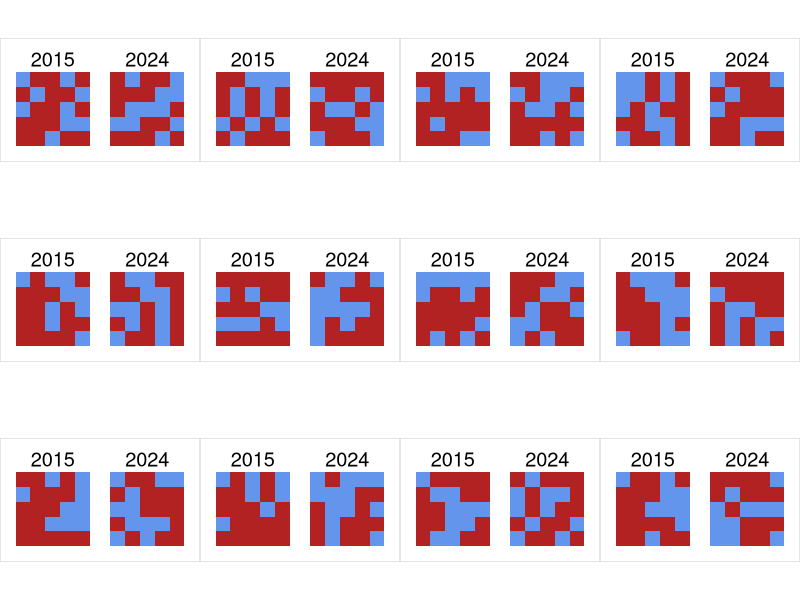
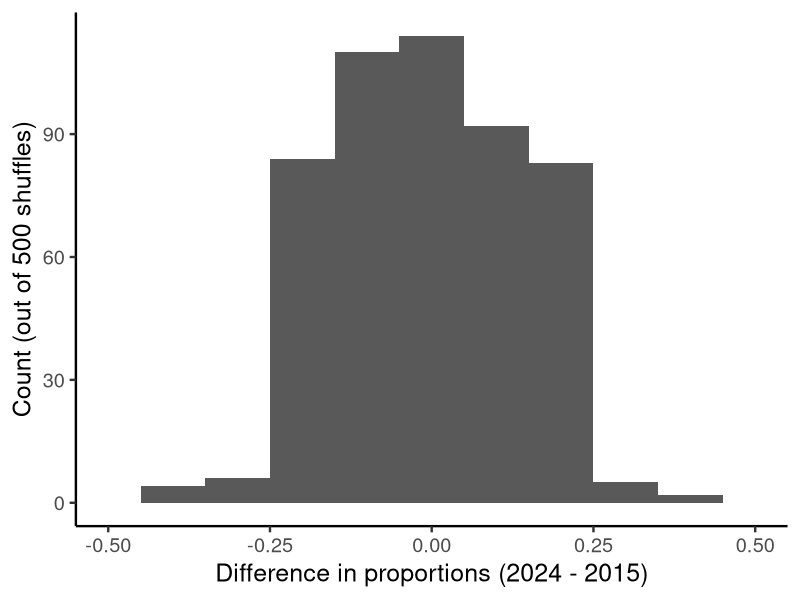
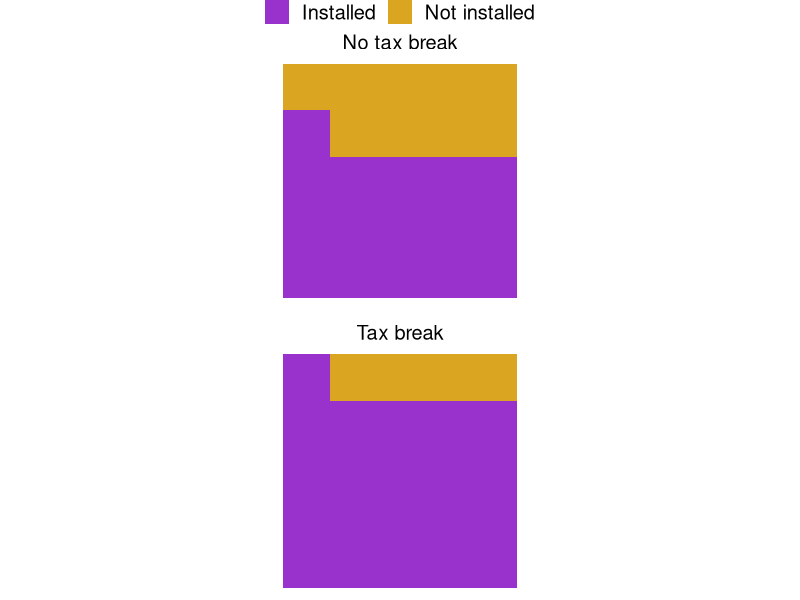
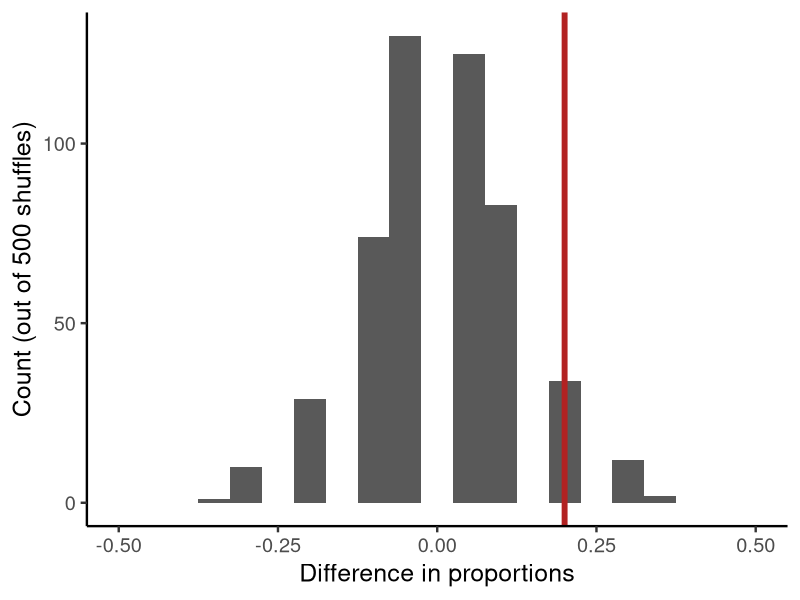
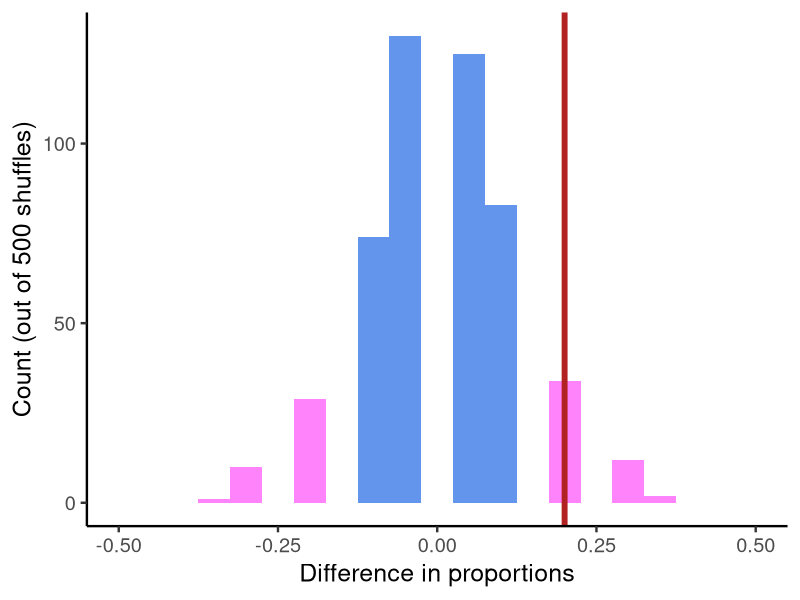
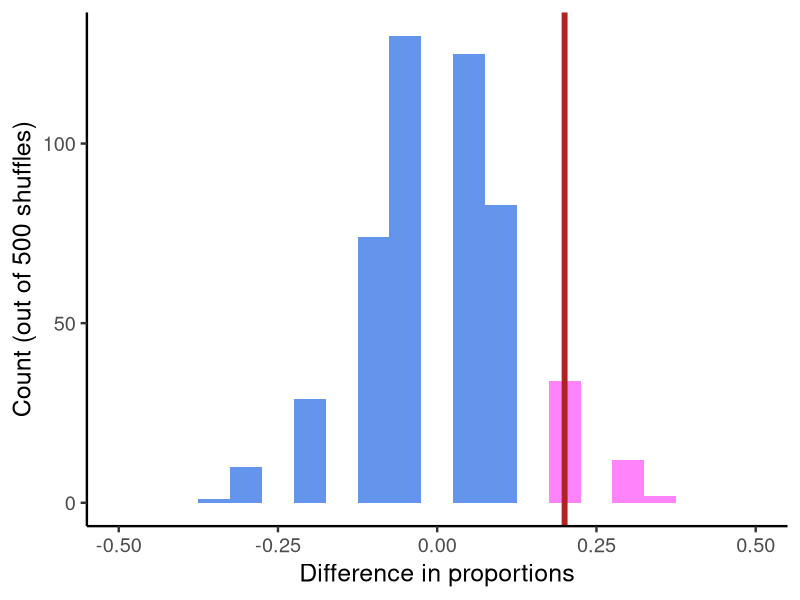
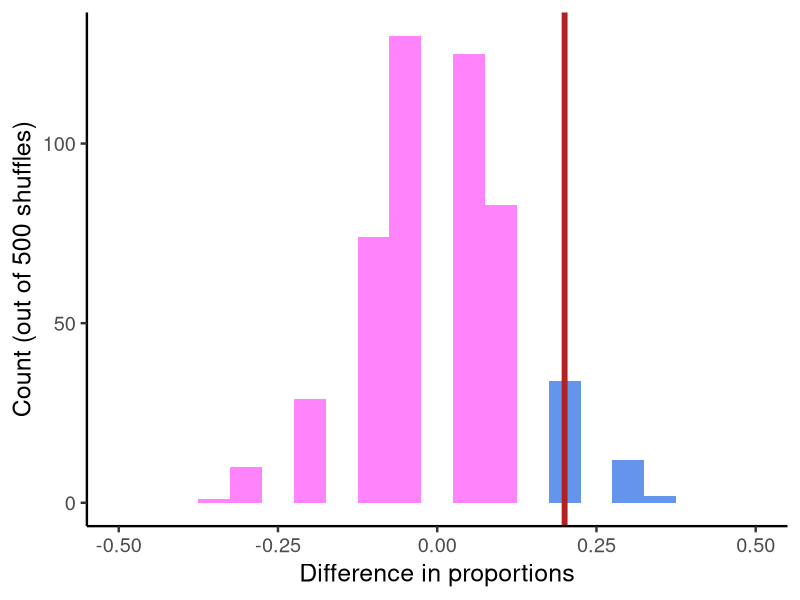
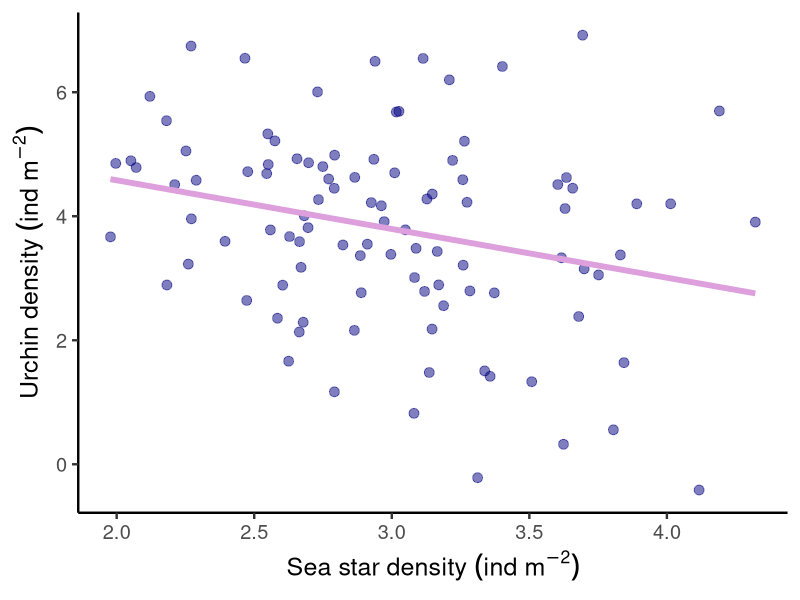

R code for these plots, in order:
## ---- chunk 1
library(tidyverse)
## ---- chunk 2
# create data 
ssws_data <- tibble(
  year = c(rep(2015, 25), rep(2024, 25)),
  ssws_present = c(rep("Present", 19), rep("Absent", 6),
                   rep("Present", 11), rep("Absent", 14))
) %>% 
  mutate(x = rep(1:5, 10),
         y = rep(rep(1:5, each =5), 2))
## ---- chunk 3
# Visualize it with ggplot 
## ---- chunk 4
# Create shiffling 12 times 
lapply(1:12, \(i) {
  ssws_data %>% 
    mutate(ssws_present = sample(ssws_present, nrow(.))) %>% 
    ggplot(aes(x, y, fill = ssws_present)) +
    geom_raster() + 
    scale_fill_manual(values = c("cornflowerblue", "firebrick")) +
    facet_wrap(~year) +
    theme_void(18)+
    theme(axis.text = element_blank(),
          axis.ticks = element_blank(),
          axis.title = element_blank(),
          aspect.ratio = 1,
          legend.position = "none",
          plot.background = element_rect(color = "grey80", fill = NA),
          plot.margin = unit(c(3, 3, 3, 3), "mm"))
}) %>% 
  cowplot::plot_grid(plotlist = ., nrow = 3)

## ---- chunk 5
# Create null distribution from the shuffling
set.seed(21130)
null_dist <- replicate(500, { # replicate this 500x
  shuffled <- ssws_data %>% 
    mutate(ssws_present = sample(ssws_present, nrow(.))) %>% # shuffling happens here
    group_by(year) %>% 
    summarize(prop = mean(ssws_present == "Present")) # calculating the means for SSWS present 
  with(shuffled, prop[year == 2024] - prop[year == 2015])
})
# Pass the output into a tibble for ggplot
tibble(null_dist) %>% 
  ggplot(aes(null_dist)) +
  geom_histogram(binwidth = 0.1) +
  labs(x = "Difference in proportions (2024 - 2015)",
       y = "Count (out of 500 shuffles)") +
  xlim(-0.5, 0.5) +
  theme_classic(18)
observed <- 11/25 - 19/25 # proportion of observed in between sampled years 
sum(abs(null_dist) >= abs(observed)) # how many times is the absolute value of the null_dist greater than or equal to the observed
mean(abs(null_dist) >= abs(observed)) # p value
## ---- chunk 6
# Alternative example (solar panel adoption)
solar_data <- tibble(
  treatment = c(rep("Tax break", 25), rep("No tax break", 25)),
  solar = c(rep("Installed", 21), rep("Not installed", 4),
            rep("Installed", 16), rep("Not installed", 9))
) %>% 
  mutate(x = rep(1:5, 10),
         y = rep(rep(1:5, each = 5), 2))
ggplot(solar_data, aes(x, y, fill = solar)) +
  geom_raster() +
  scale_fill_manual(values = c("darkorchid", "goldenrod")) +
  facet_wrap(~ treatment, ncol = 1) +
  theme_void(18) +
  theme(axis.text = element_blank(),
        axis.ticks = element_blank(),
        axis.title = element_blank(),
        aspect.ratio = 1,
        legend.title = element_blank(),
        legend.position = "top")
null_dist <- replicate(500, {
  shuffled <- solar_data %>% 
    mutate(solar = sample(solar, nrow(.))) %>% 
    group_by(treatment) %>% 
    summarize(prop = mean(solar == "Installed"))
  with(shuffled, prop[treatment == "Tax break"] - prop[treatment == "No tax break"])
})
observed_difference <- 21/25 - 16/25
tibble(null_dist) %>% 
  ggplot(aes(null_dist)) +
  geom_histogram(binwidth = 0.05) +
  geom_vline(xintercept = observed_difference, 
             linewidth = 2, 
             color = "firebrick") +
  labs(x = "Difference in proportions",
       y = "Count (out of 500 shuffles)") +
  xlim(-0.5, 0.5) +
  theme_classic(18)
tibble(null_dist) %>% 
  ggplot(aes(null_dist)) +
  geom_histogram(aes(fill = abs(null_dist) >= abs(observed_difference)),
                 binwidth = 0.05) +
  geom_vline(xintercept = observed_difference, 
             linewidth = 2, 
             color = "firebrick") +
  scale_fill_manual(values = c("cornflowerblue", "orchid1")) +
  labs(x = "Difference in proportions",
       y = "Count (out of 500 shuffles)") +
  xlim(-0.5, 0.5) +
  theme_classic(18) +
  theme(legend.position = "none")
tibble(null_dist) %>% 
  ggplot(aes(null_dist)) +
  geom_histogram(aes(fill = null_dist >= observed_difference),
                 binwidth = 0.05) +
  geom_vline(xintercept = observed_difference, 
             linewidth = 2, 
             color = "firebrick") +
  scale_fill_manual(values = c("cornflowerblue", "orchid1")) +
  labs(x = "Difference in proportions",
       y = "Count (out of 500 shuffles)") +
  xlim(-0.5, 0.5) +
  theme_classic(18) +
  theme(legend.position = "none")
tibble(null_dist) %>% 
  ggplot(aes(null_dist)) +
  geom_histogram(aes(fill = null_dist < observed_difference),
                 binwidth = 0.05) +
  geom_vline(xintercept = observed_difference, 
             linewidth = 2, 
             color = "firebrick") +
  scale_fill_manual(values = c("cornflowerblue", "orchid1")) +
  labs(x = "Difference in proportions",
       y = "Count (out of 500 shuffles)") +
  xlim(-0.5, 0.5) +
  theme_classic(18) +
  theme(legend.position = "none")
## ---- chunk 7
# Now with regression
set.seed(2102)
# Make dataset with simulated density for Pisaster sea stars and sea urchins
urchin_barrens <- tibble(
  pisaster_density = rnorm(100, mean = 3, sd = 0.5),
  urchin_density = rnorm(100, mean = 6 - 0.75 * pisaster_density, sd = 1.5)
)
ggplot(urchin_barrens, aes(pisaster_density, urchin_density)) +
  geom_point(size = 3, shape = 21, 
             color = "navy", 
             fill = "navy",
             alpha = 0.5) +
  geom_smooth(method = "lm", se = FALSE, color = "plum", linewidth = 2) +
  labs(x = expression("Sea star density " * (ind ~ m^{-2})),
       y = expression("Urchin density " * (ind ~ m^{-2}))) +
  theme_classic(18)
# beta1
beta1 <- coef(lm(urchin_density ~ pisaster_density, urchin_barrens))[2]
beta1
# draw 6 random samples from the dataset and fit a regression line through them
lapply(1:6, \(i) {
  urchin_barrens %>% 
    mutate(pisaster_density = sample(pisaster_density, nrow(.))) %>% 
    ggplot(aes(pisaster_density, urchin_density)) +
    geom_point(size = 3, shape = 21, 
               color = "navy", 
               fill = "navy",
               alpha = 0.5) +
    geom_smooth(method = "lm", se = FALSE, color = "plum", linewidth = 2) +
    labs(x = expression("Sea star density " * (ind ~ m^{-2})),
         y = expression("Urchin density " * (ind ~ m^{-2}))) +
    theme_classic(12) +
    theme(plot.background = element_rect(color = "grey80", fill = NA),
          plot.margin = unit(c(3, 3, 3, 3), "mm"))
}) %>% 
  cowplot::plot_grid(plotlist = ., nrow = 2)
# replicate the random sampling 500x, fit a regression model for each of these replicates, and get the beta1 of each of them. 
null_dist <- replicate(500, {
  shuffled <- urchin_barrens %>% 
    mutate(pisaster_density = sample(pisaster_density, nrow(.)))
  coef(lm(urchin_density ~ pisaster_density, shuffled))[2]
})
# Get the range for the null_dist object (500 beta1 values drawn for the regression on the 500 random samples)
range(null_dist)
# Make into tibble for plotting
tibble(null_dist) %>% 
  ggplot(aes(null_dist)) +
  geom_histogram(binwidth = 0.1) +
  labs(x = "Sea star density coefficient",
       y = "Count (out of 500 shuffles)") +
  xlim(-1.1, 1.1) +
  theme_classic(18)
sum(abs(null_dist) >= abs(beta1))
mean(abs(null_dist) >= abs(beta1))
## ---- chunk 8
# central limit theorem
set.seed(2219)
# create log-normal data
nonnormal <- tibble(x = rlnorm(1e4, meanlog = 2, sdlog = 0.5))
# draw random samples from the mean of the lognormal distribution
clt <- tibble(mean_x = replicate(1e4, mean(sample(nonnormal$x, 1e3))))
# plot them
ggplot(nonnormal, aes(x)) +
  geom_histogram() +
  xlim(0, 50) +
  theme_classic(18)
ggplot(clt, aes(mean_x)) +
  geom_histogram() +
  labs(x = expression(mu)) +
  theme_classic(18)
## ---- chunk 9
# Standard error of the difference of means
library(palmerpenguins)
penguins %>% 
  filter(species %in% c("Adelie", "Gentoo")) %>% 
  ggplot(aes(x = body_mass_g)) +
  geom_histogram(color = "blue", fill = NA) +
  facet_grid(species ~ .) +
  labs(x = "Body mass (g)") +
  theme_classic(18)
ggplot(tibble(difference = seq(-500, 1500),
              density = dnorm(difference, mean = 0, sd = 58.8))) +
  geom_line(aes(difference, density), linewidth = 2, alpha = 0) +
  geom_vline(xintercept = 1375, color = "firebrick", linewidth = 2) +
  labs(x = "Difference in means",
       y = "Probability density") +
  theme_classic(18)
penguins %>% 
  filter(species == "Adelie",
         island %in% c("Biscoe", "Dream")) %>% 
  drop_na(body_mass_g) %>% 
  ggplot(aes(x = body_mass_g)) +
  geom_histogram(color = "blue", fill = NA, bins = 15) +
  facet_grid(island ~ .) +
  labs(x = "Body mass (g)") +
  theme_classic(18)


# difference between islands?
adelie_biscoe <- with(penguins, # Why use with?
                      body_mass_g[species == "Adelie" &
                                    island == "Biscoe"])
adelie_dream <- with(penguins, 
                     body_mass_g[species == "Adelie" &
                                   island == "Dream"])
#obs_diff <- mean(adelie_biscoe - adelie_dream) # remember this is wrong
obs_diff <- mean(adelie_biscoe) - mean(adelie_dream)
se <- function(a, b) {
  a <- na.omit(a)
  b <- na.omit(b)
  sqrt(sd(a)^2 / length(a) + sd(b)^2 / length(b))
}
se_diff <- se(adelie_biscoe, adelie_dream)
pval <- 2 * pnorm(-abs(obs_diff), 
                  mean = 0, 
                  sd = se_diff)
# pval <- 2 * pnorm(0, 
#                   mean = -abs(obs_diff), 
#                   sd = se_diff) # Remember this is a probability - must be between 0 and 1.
## ---- chunk 10
# standard error of a regression coefficient
ggplot(penguins, aes(x = body_mass_g, y = bill_length_mm)) +
  geom_point(shape = 21, color = "blue", fill = "navy", alpha = 0.5) +
  labs(x = "Body mass (g)",
       y = "Bill length (mm)") +
  geom_smooth(method = "lm", se = FALSE, color = "firebrick", linewidth = 2) +
  theme_classic(18) +
  theme(plot.margin = unit(c(3, 8, 3, 3), "mm"))
summary(lm(bill_length_mm ~ body_mass_g, penguins))
# Visualizing z-scores
z_score_plot <- function(sd) { # number of SEs away from the mean
  ggplot(tibble(x = seq(-4 * sd, 4 * sd, length.out = 200),
                density = dnorm(x, 0, sd)),
         aes(x, density)) +
    geom_line(linewidth = 1.5, color = "cornflowerblue") +
    geom_vline(xintercept = c(-1.96, 1.96) * sd, 
               linewidth = 1.5, 
               color = "firebrick",
               alpha = 0.5) +
    labs(title = sprintf("SD = %0.1f", sd)) +
    theme_classic(14)
}
lapply(c(0.2, 1, 20), z_score_plot) %>% # apply?
  cowplot::plot_grid(plotlist = ., nrow = 1)
